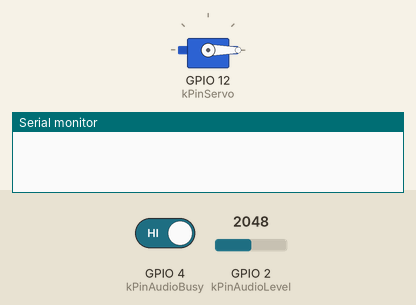
A program run on a simulated ESP32. On the bench: servo, the last lines printed to the serial monitor. Inputs (shaded band) come from the test bench; at power-on: GPIO 4 (kPinAudioBusy) HIGH, GPIO 2 (kPinAudioLevel) = 2048. The audio player accepts every command and is not drawn.

Above: at 1.7 s.
1.8 s: GPIO 4 (kPinAudioBusy) driven LOW
At 2.3 s:
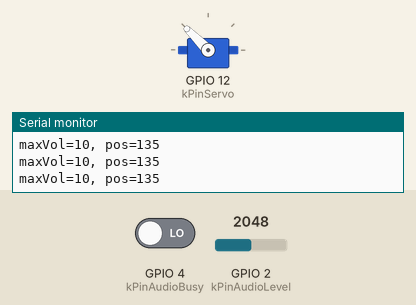
3.3 s: GPIO 2 (kPinAudioLevel) set to 0
At 4.2 s:
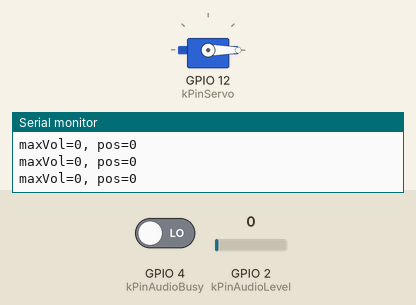
4.8 s: GPIO 2 (kPinAudioLevel) set to 491
At 6.0 s:
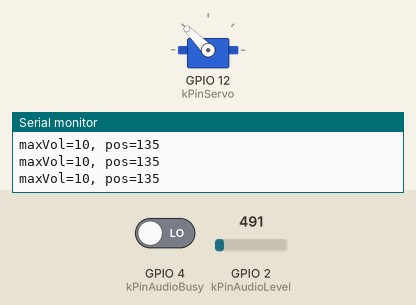
Timing chart, 0 to 7.8 s (numbered marks = the images above; inputs shaded):
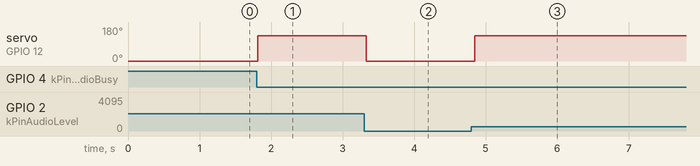

The program:

main.cpp
```cpp
#include "Arduino.h"
#include "DFRobotDFPlayerMini.h"
#include "ESP32Servo.h"

#define RXD2 16
#define TXD2 17

DFRobotDFPlayerMini mp3;
Servo servo;

const int kAudioHigh = 10;
const int kAudioLow = 0;
const uint8_t kPinAudioBusy = 4;  // Audio player busy
const uint8_t kPinAudioLevel = 2; // Audio level samples
const int kPinServo = 12;

const int kMouthOpen = 135;
const int kMouthClosed = 0;
const int kMouthDelay = 200;

void setup()
{
  ESP32PWM::allocateTimer(0);
  ESP32PWM::allocateTimer(1);
  ESP32PWM::allocateTimer(2);
  ESP32PWM::allocateTimer(3);

  servo.attach(kPinServo, 610, 1995);
  servo.write(kMouthClosed);

  pinMode(kPinAudioLevel, INPUT);
  pinMode(kPinAudioBusy, INPUT);

  Serial.begin(9600);
  Serial1.begin(9600, SERIAL_8N1, RXD2, TXD2);

  while (!mp3.begin(Serial1, /*isACK=*/true, /*doReset=*/true))
  {
    Serial.println();
    Serial.println("Failed to initialize DFPlayer");
    delay(1000);
  }
  mp3.volume(30);
}

void loop()
{
  Serial.println("");
  mp3.play(1);
  delay(100);

  while (digitalRead(kPinAudioBusy) == 0)
  {
    int maxVol = 0;
    for (int i = 0; i < 20; ++i)
    {
      int vol = analogRead(kPinAudioLevel);
      if (vol > maxVol)
        maxVol = vol;
    }
    if (maxVol > kAudioHigh)
      maxVol = kAudioHigh;

    int pos = kMouthClosed;
    if (maxVol > 0)
      pos = kMouthOpen;
    Serial.printf("maxVol=%d, pos=%d\n", maxVol, pos);
    servo.write(pos);
    delay(50);
  }
}
```

Measured:
- after the input at 1.8 s, servo on GPIO 12 (kPinServo): 0° → 135° at once
- after the input at 3.3 s, servo on GPIO 12 (kPinServo): 135° → 0° at once
- after the input at 4.8 s, servo on GPIO 12 (kPinServo): 0° → 135° after 0.05 s
